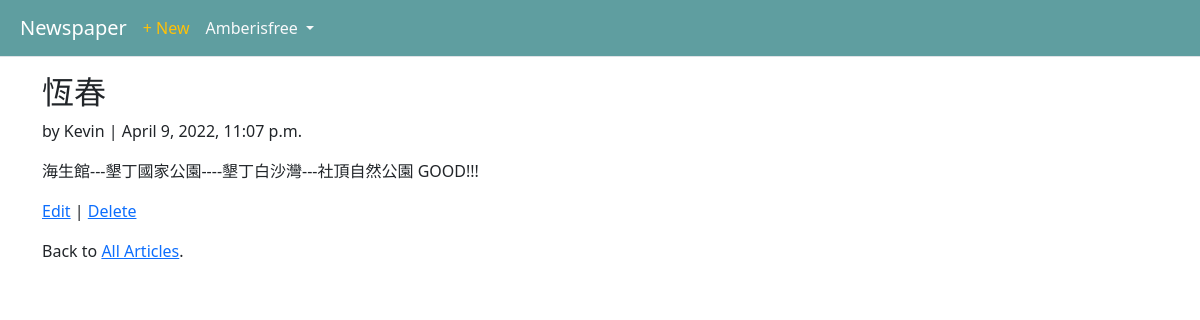
/articles/2/ (signed in), run on the app's committed database.
### users/models.py (models this page shows)
class CustomUser(AbstractUser):
    pass

### articles/models.py (models this page shows, shortened)
class Article(models.Model):
    title = models.CharField(max_length=255)
    body = models.TextField()
    date = models.DateTimeField(auto_now_add=True)
    author = models.ForeignKey(
        get_user_model(),
        on_delete=models.CASCADE,
        )

### articles/views.py (the view)
class ArticleDetailView(LoginRequiredMixin,DetailView): # new
    model = Article
    template_name = 'article_detail.html'
    login_url = 'login'

### templates/article_detail.html
{% extends 'base.html' %}
{% block content %}
<div class="article-entry">
  <h2>{{ object.title }}</h2>
  <p>by {{ object.author }} | {{ object.date }}</p>
  <p>{{ object.body }}</p>
</div>
  <p><a href="{% url 'article_edit' article.pk %}">Edit</a> |
    <a href="{% url 'article_delete' article.pk %}">Delete</a></p>
  <p>Back to <a href="{% url 'article_list' %}">All Articles</a>.</p>
 {% endblock content %}

### templates/base.html (shortened to what this page needs)
<!DOCTYPE html>
<html>
<head>
  <link href="https://cdn.jsdelivr.net/npm/bootstrap@5.1.3/dist/css/bootstrap.min.css" rel="stylesheet">
</head>
<body>
    <header class="p-0 mb-1 border-bottom">
     <nav class="p-2 navbar  navbar-expand-lg navbar-dark" style="background-color: Cadetblue;">
       <div class="container-fluid">
         <a class="navbar-brand" href="{% url 'home' %}">Newspaper</a>
         <div class="collapse navbar-collapse" id="navbarTogglerDemo02">
           <ul class="navbar-nav  hstack gap-3">
              <li class="nav-item ms-auto">
                {% if user.is_authenticated %}
                <a href="{% url 'article_new' %}" class="link-warning  text-decoration-none" >+ New</a>
              </li>
              <li class="nav-item dropdown">
                  <a href="#" class="d-block link-light text-decoration-none dropdown-toggle"
                      id="userMenu" data-bs-toggle="dropdown" aria-expanded="false">
                    {{ user.username }}
                  </a>
              </li>
                {% else %}
              <li class="nav-item">
                      <a href="{% url 'login' %}" class="btn btn-outline-light ">Log In</a>
                      <a href="{% url 'signup' %}" class="btn btn-dark me-1">Sign Up</a
              </li>
            </ul>
          {% endif %}
         </div>
       </div>
     </nav>
    </header>
    <main>
      <div class="container mt-3">
      {% block content %}
      {% endblock content %}
      </div>
    </main>
</body>
</html>

### data on the page
CustomUser: username "Amberisfree"
Article: title "恆春", author "Kevin", date "April 9, 2022, 11:07 p.m.", body "海生館---墾丁國家公園----墾丁白沙灣---社頂自然公園 GOOD!!!"
